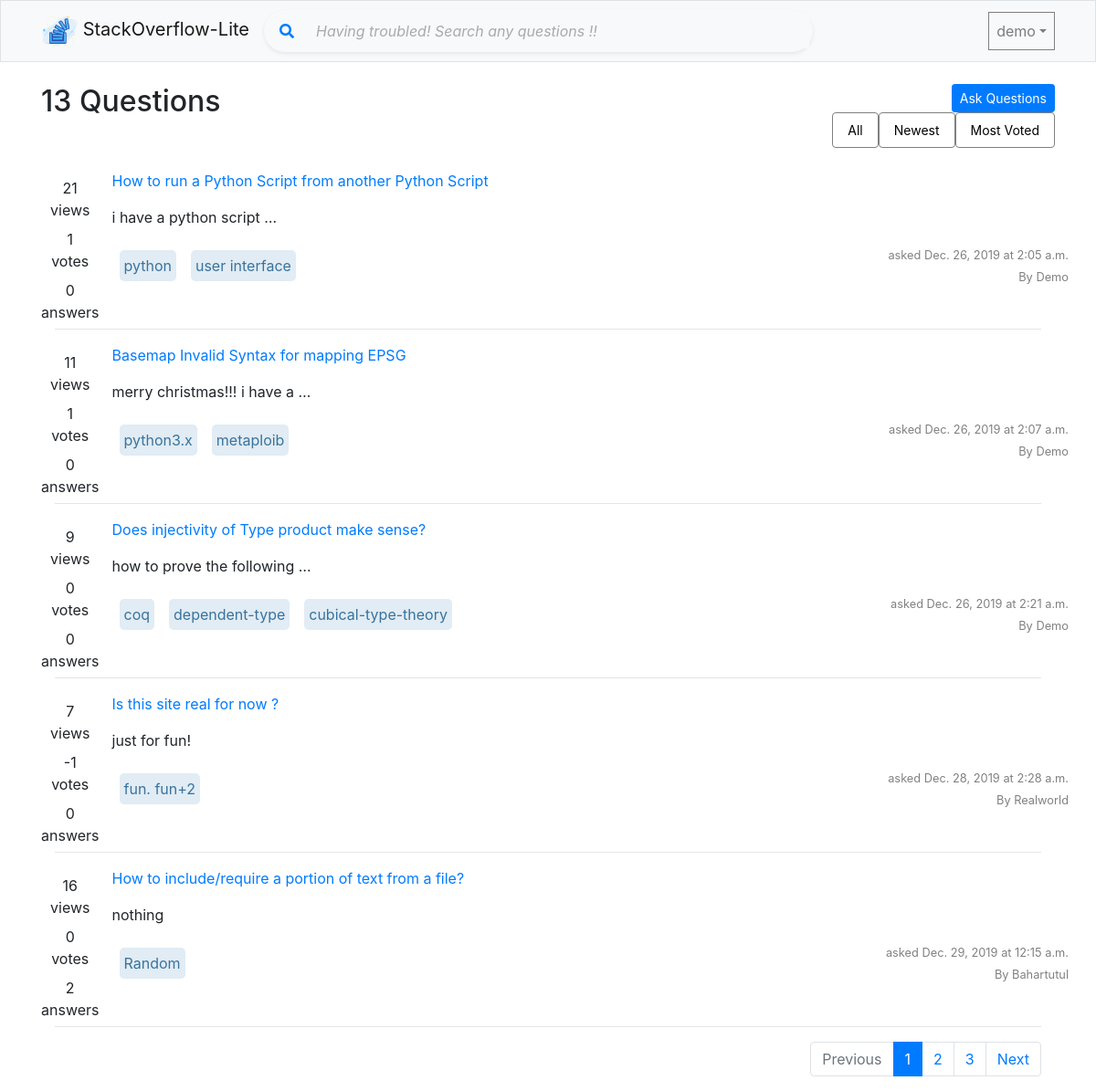
The app's page / (signed in) with its own data.
### overflow/models/QuestionModel.py (models this page shows, shortened)
class QuestionModel(models.Model):
    title = models.CharField(max_length=120, unique=True)
    description = RichTextField(null=True)
    tag = models.CharField(max_length=120, null=True)
    views = models.PositiveIntegerField(default=0)
    final_answer_id = models.IntegerField(null=True)
    asked_at = models.DateTimeField(auto_now_add=True)
    modified_on = models.DateTimeField(auto_now=True)
    asked_by = models.ForeignKey(User, null=True, on_delete=models.SET_NULL)
    def tag_split(self):
        if self.tag:
            return self.tag.split(',')
    def answer_count(self):
        return self.am_question.count()
    def get_vote_count(self):
        result = self.qvm_question.aggregate(Sum('vote'))['vote__sum']
        if result:
            return result
        else:
            return 0

### overflow/views/index.py (the view, shortened to what this page needs)
# urls.py: path('', index.index, name='home'),
def index(request):
    question_list = []
    current_page_number = 1
    if request.method == "GET":
        current_page_number = request.GET.get('page', 1)
        question_filter = request.GET.get('query', None)
        if question_filter is None:
            question_list = QuestionModel.objects.all()
    else:
        question_search = request.POST.get('search_bar')
        if question_search is not None:
            question_list = QuestionModel.objects.filter(title__icontains=question_search)
    paginator = Paginator(question_list, pagination_limit())
    try:
        questions = paginator.page(current_page_number)
    except PageNotAnInteger:
        questions = paginator.page(1)
    except EmptyPage:
        questions = paginator.page(paginator.num_pages)
    return render(request, 'overflow/index/index.html', {
        'questions': questions,
        'questions_count': question_list.count()
    })

### overflow/helper.py (called while the page is built)
def pagination_limit():
    return int(5)

### templates/overflow/index/index.html (shortened to what this page needs)
{% extends 'shared/_layout.html' %}
{% load static %}
{% block content %}
    <div class="container mt-4">
        <div class="row">
            <div class="col">
                <div class="col-xs-12">
                    <div class="col-xs-6" style="float: left; margin-right:60%;">
                        <h2>{{ questions_count }} Questions</h2>
                    </div>
                    <div class="col-xs-6" style="float: right;">
                        <a href="{% url 'ask_question' %}" class="btn btn-primary btn-sm">Ask Questions</a>
                    </div>
                </div>
                <div class="col-xs-12" style="float: right;">
                    <nav class="nav nav-pills">
                        <a class="btn-sm btn-outline-secondary nav-link" href="{% url 'home' %}?query=all">All</a>
                        <a class="btn-sm btn-outline-secondary nav-link" href="{% url 'home' %}?query=newest">Newest</a>
                        <a class="btn-sm btn-outline-secondary nav-link" href="{% url 'home' %}?query=most_voted">Most
                            Voted</a>
                    </nav>
                </div>
            </div>
        </div>
        <br>
        <div>
            <div class="col-xl-12">
                {% for question in questions %}
                    <div class="row">
                        <div class="col-xl-1 mb-2">
                            <div style="float: left; height: 150px; text-align: center;">
                                <div class="mt-2">
                                    {{ question.views }} <br>
                                    views
                                </div>
                                <div class="mt-2">
                                    {{ question.get_vote_count }} <br> votes
                                </div>
                                <div class="mt-2">
                                    {{ question.answer_count }} <br> answers
                                </div>
                            </div>
                        </div>
                        <div class="col">
                            <div class="row">
                                <div class="col">
                                    <a href="{% url 'question_detail' question.pk %}">{{ question.title | capfirst }}</a>
                                    <p>{{ question.description | safe | lower | truncatewords:5 }}</p>
                                </div>
                            </div>
                            <div class="row">
                                <div class="col-xl-8">
                                    {% for tag in question.tag_split %}
                                        <p id="tech_tag">
                                            {{ tag }}
                                        </p>
                                    {% endfor %}
                                </div>
                                <div class="col-xl-4 text-right">
                                    <small>asked {{ question.asked_at | date }}
                                        at {{ question.asked_at | time }}</small>
                                    <br>
                                    <small>By {{ question.asked_by | capfirst }} </small>
                                </div>
                            </div>
                        </div>
                    </div>
                    <hr>
                {% endfor %}
            </div>
            <div style="float: right;">
                {% if questions.has_other_pages %}
                    <ul class="pagination">
                        {% if questions.has_previous %}
                            <li class="page-item"><a class="page-link"
                                                     href="?page={{ questions.previous_page_number }}">Previous</a>
                            </li>
                        {% else %}
                            <li class="page-item disabled"><span><a class="page-link">Previous</a></span></li>
                        {% endif %}
                        {% for i in questions.paginator.page_range %}
                            {% if questions.number == i %}
                                <li class="active page-item"><span class="page-link">{{ i }} </span></li>
                            {% else %}
                                <li class="page-item"><a class="page-link" href="?page={{ i }}">{{ i }}</a></li>
                            {% endif %}
                        {% endfor %}
                        {% if questions.has_next %}
                            <li class="page-item"><a class="page-link"
                                                     href="?page={{ questions.next_page_number }}">Next</a></li>
                        {% else %}
                            <li class="page-item disabled"><span><a href="" class="page-link">Next</a></span></li>
                        {% endif %}
                    </ul>
                {% endif %}
            </div>
        </div>
    </div>
{% endblock %}

### templates/shared/_navbar.html (shortened to what this page needs)
{% load static %}
<nav class="navbar navbar-expand-lg navbar-light bg-light border">
    <div class="container">
        <a href="{% url 'home' %}" class="navbar-brand">
            <img src="{% static 'Images/Icons/logo.png' %}" height="40em" alt="overflow"> StackOverflow-Lite
        </a>
        <div class="collapse navbar-collapse" id="mainMenu">
            <form method="post" action="{% url 'home' %}" class="form-inline my-3 my-lg-0 col-md-10">
                <div class="p-1 bg-light rounded rounded-pill shadow-sm col-md-10">
                    <div class="input-group">
                        <div class="input-group-prepend">
                            <button id="button-addon2" type="submit" class="btn btn-link text-primary">
                                <i class="fa fa-search"></i>
                            </button>
                        </div>
                        <input type="search" id="search_bar" name="search_bar"
                               placeholder="Having troubled! Search any questions !!" aria-describedby="button-addon2"
                               class="form-control border-0 bg-light">
                    </div>
                </div>
            </form>
            {% if user.is_authenticated %}
                <ul class="navbar-nav ml-auto">
                    <li class="nav-item dropdown">
                        <a href="" class="nav-link dropdown-toggle" id="userMenu"
                           data-toggle="dropdown">{{ user.username }}</a>
                    </li>
                </ul>
            {% else %}
                <a href="{% url 'login' %}" class="btn btn-light">Login</a>
                <a href="{% url 'signup' %}" class="btn btn-primary">Register</a>
            {% endif %}
        </div>
    </div>
</nav>

### static/Shared/app.css (style rules this page uses)
a.nav-link { color: black; border: 1px solid grey; }
#tech_tag { padding: 5px; text-align: center; margin: 8px; background-color: #E1ECF4; border-radius: 5px; float: left; color: #39739d; }
.form-control::placeholder { color: #aaa; font-style: italic; }
small { text-align: center; color: gray; }

### records on screen
QuestionModel: views "21", get_vote_count "1", answer_count "0", title "How to run a Python Script from another Python Script", description "i have a python script …", tag_split "python" "user interface", asked_at "Dec. 26, 2019", asked_at "2:05 a.m.", asked_by "Demo"
QuestionModel: views "11", get_vote_count "1", answer_count "0", title "Basemap Invalid Syntax for mapping EPSG", description "merry christmas!!! i have a …", tag_split "python3.x" "metaploib", asked_at "Dec. 26, 2019", asked_at "2:07 a.m.", asked_by "Demo"
QuestionModel: views "9", get_vote_count "0", answer_count "0", title "Does injectivity of Type product make sense?", description "how to prove the following …", tag_split "coq" "dependent-type" "cubical-type-theory", asked_at "Dec. 26, 2019", asked_at "2:21 a.m.", asked_by "Demo"
QuestionModel: views "7", get_vote_count "-1", answer_count "0", title "Is this site real for now ?", description "just for fun!", tag_split "fun. fun+2", asked_at "Dec. 28, 2019", asked_at "2:28 a.m.", asked_by "Realworld"
QuestionModel: views "16", get_vote_count "0", answer_count "2", title "How to include/require a portion of text from a file?", description "nothing", tag_split "Random", asked_at "Dec. 29, 2019", asked_at "12:15 a.m.", asked_by "Bahartutul"

### other values on screen
{{ user.username }} "demo"
{{ questions_count }} "13"
{{ i }} "1"
{{ i }} "2" "3"
